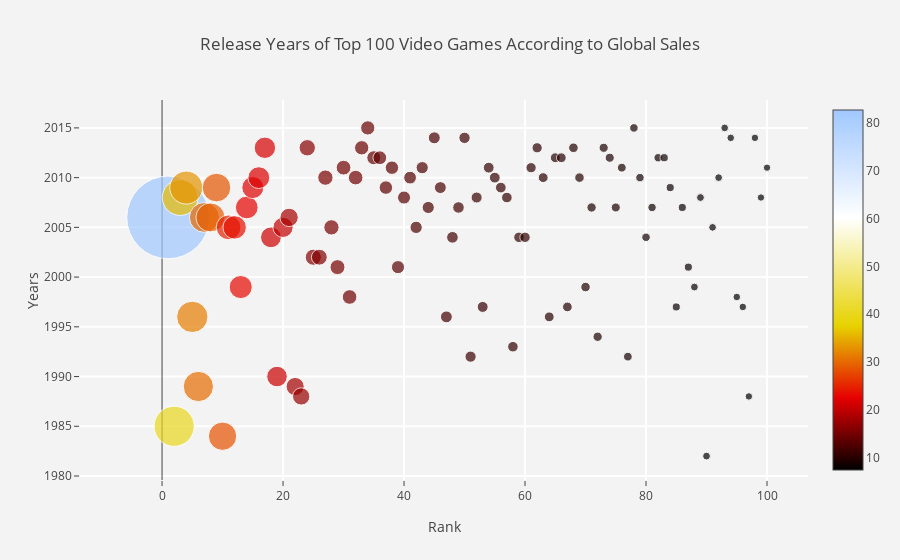

The cell this chart's notebook holds for it:
### Markdown cell above
Now lets check release years of Top 100 Video Games According to Global Sales and their Publishers.

### Code cell
fig={
    "data" : [
    {
        'x': df.Rank,
        'y': df.Year,
        'mode': 'markers',
        'marker': {
            "color":df.Global_Sales,
            'size': df.Global_Sales,
            'showscale': True,
            "colorscale":'Blackbody'
        },
        "text" :  "Name:"+ df.Name +","+" Publisher:" + df.Publisher
        
    },
],
"layout":
    {
    "title":"Release Years of Top 100 Video Games According to Global Sales",
    "xaxis":{
        "title":"Rank",
        "gridcolor":'rgb(255, 255, 255)',
        "zerolinewidth":1,
        "ticklen":5,
        "gridwidth":2,
    },
    "yaxis":{
        "title":'Years',
        "gridcolor":'rgb(255, 255, 255)',
        "zerolinewidth":1,
        "ticklen":5,
        "gridwidth":2,
    },
    
    "paper_bgcolor":'rgb(243, 243, 243)',
    "plot_bgcolor":'rgb(243, 243, 243)'
    }}

iplot(fig)

### Figure 1 — Plotly figure (JSON) as saved in the notebook; plotly's stock layout.template omitted (floating-point values rounded to 4 significant figures)
{"data": [{"marker": {"color": [82.74, 40.24, 35.82, 33, 31.37, 30.26, 30.01, 29.02, 28.62, 28.31, 24.76, 23.42, 23.1, 22.72, 22, 21.82, 21.4, 20.81, 20.61, 20.22, 18.36, 18.14, 17.28, 16.38, 16.15, 15.85, 15.32, 15.3, 14.98, 14.76, 14.64, 14.64, 14.35, 14.24, 14.03, 13.73, 13.51, 13.46, 13.1, 13.04, 12.73, 12.27, 12.21, 12.14, 11.98, 11.9, 11.89, 11.66, 11.52, 11.33, 11.18, 11.02, 10.95, 10.79, 10.77, 10.69, 10.57, 10.55, 10.49, 10.42, 10.26, 10.21, 9.88, 9.87, 9.82, 9.76, 9.72, 9.59, 9.52, 9.49, 9.32, 9.3, 9.2, 9.09, 9.02, 8.84, 8.76, 8.49, 8.49, 8.49, 8.42, 8.33, 8.24, 8.11, 8.09, 8.06, 8.05, 7.86, 7.84, 7.81, 7.72, 7.69, 7.67, 7.6, 7.6, 7.58, 7.46, 7.45, 7.37, 7.34], "colorscale": "Blackbody", "showscale": true, "size": [82.74, 40.24, 35.82, 33, 31.37, 30.26, 30.01, 29.02, 28.62, 28.31, 24.76, 23.42, 23.1, 22.72, 22, 21.82, 21.4, 20.81, 20.61, 20.22, 18.36, 18.14, 17.28, 16.38, 16.15, 15.85, 15.32, 15.3, 14.98, 14.76, 14.64, 14.64, 14.35, 14.24, 14.03, 13.73, 13.51, 13.46, 13.1, 13.04, 12.73, 12.27, 12.21, 12.14, 11.98, 11.9, 11.89, 11.66, 11.52, 11.33, 11.18, 11.02, 10.95, 10.79, 10.77, 10.69, 10.57, 10.55, 10.49, 10.42, 10.26, 10.21, 9.88, 9.87, 9.82, 9.76, 9.72, 9.59, 9.52, 9.49, 9.32, 9.3, 9.2, 9.09, 9.02, 8.84, 8.76, 8.49, 8.49, 8.49, 8.42, 8.33, 8.24, 8.11, 8.09, 8.06, 8.05, 7.86, 7.84, 7.81, 7.72, 7.69, 7.67, 7.6, 7.6, 7.58, 7.46, 7.45, 7.37, 7.34]}, "mode": "markers", "text": ["Name:Wii Sports, Publisher:Nintendo", "Name:Super Mario Bros., Publisher:Nintendo", "Name:Mario Kart Wii, Publisher:Nintendo", "Name:Wii Sports Resort, Publisher:Nintendo", "Name:Pokemon Red/Pokemon Blue, Publisher:Nintendo", "Name:Tetris, Publisher:Nintendo", "Name:New Super Mario Bros., Publisher:Nintendo", "Name:Wii Play, Publisher:Nintendo", "Name:New Super Mario Bros. Wii, Publisher:Nintendo", "Name:Duck Hunt, Publisher:Nintendo", "Name:Nintendogs, Publisher:Nintendo", "Name:Mario Kart DS, Publisher:Nintendo", "Name:Pokemon Gold/Pokemon Silver, Publisher:Nintendo", "Name:Wii Fit, Publisher:Nintendo", "Name:Wii Fit Plus, Publisher:Nintendo", "Name:Kinect Adventures!, Publisher:Microsoft Game Studios", "Name:Grand Theft Auto V, Publisher:Take-Two Interactive", "Name:Grand Theft Auto: San Andreas, Publisher:Take-Two Interactive", "Name:Super Mario World, Publisher:Nintendo", "Name:Brain Age: Train Your Brain in Minutes a Day, Publisher:Nintendo", "Name:Pokemon Diamond/Pokemon Pearl, Publisher:Nintendo", "Name:Super Mario Land, Publisher:Nintendo", "Name:Super Mario Bros. 3, Publisher:Nintendo", "Name:Grand Theft Auto V, Publisher:Take-Two Interactive", "Name:Grand Theft Auto: Vice City, Publisher:Take-Two Interactive", "Name:Pokemon Ruby/Pokemon Sapphire, Publisher:Nintendo", "Name:Pokemon Black/Pokemon White, Publisher:Nintendo", "Name:Brain Age 2: More Training in Minutes a Day, Publisher:Nintendo", "Name:Gran Turismo 3: A-Spec, Publisher:Sony Computer Entertainment", "Name:Call of Duty: Modern Warfare 3, Publisher:Activision", "Name:Pokémon Yellow: Special Pikachu Edition, Publisher:Nintendo", "Name:Call of Duty: Black Ops, Publisher:Activision", "Name:Pokemon X/Pokemon Y, Publisher:Nintendo", "Name:Call of Duty: Black Ops 3, Publisher:Activision", "Name:Call of Duty: Black Ops II, Publisher:Activision", "Name:Call of Duty: Black Ops II, Publisher:Activision", "Name:Call of Duty: Modern Warfare 2, Publisher:Activision", "Name:Call of Duty: Modern Warfare 3, Publisher:Activision", "Name:Grand Theft Auto III, Publisher:Take-Two Interactive", "Name:Super Smash Bros. Brawl, Publisher:Nintendo", "Name:Call of Duty: Black Ops, Publisher:Activision", "Name:Animal Crossing: Wild World, Publisher:Nintendo", "Name:Mario Kart 7, Publisher:Nintendo", "Name:Halo 3, Publisher:Microsoft Game Studios", "Name:Grand Theft Auto V, Publisher:Take-Two Interactive", "Name:Pokemon HeartGold/Pokemon SoulSilver, Publisher:Nintendo", "Name:Super Mario 64, Publisher:Nintendo", "Name:Gran Turismo 4, Publisher:Sony Computer Entertainment", "Name:Super Mario Galaxy, Publisher:Nintendo", "Name:Pokemon Omega Ruby/Pokemon Alpha Sapphire, Publisher:Nintendo", "Name:Super Mario Land 2: 6 Golden Coins, Publisher:Nintendo", "Name:Grand Theft Auto IV, Publisher:Take-Two Interactive", "Name:Gran Turismo, Publisher:Sony Computer Entertainment", "Name:Super Mario 3D Land, Publisher:Nintendo", "Name:Gran Turismo 5, Publisher:Sony Computer Entertainment", "Name:Call of Duty: Modern Warfare 2, Publisher:Activision", "Name:Grand Theft Auto IV, Publisher:Take-Two Interactive", "Name:Super Mario All-Stars, Publisher:Nintendo", "Name:Pokemon FireRed/Pokemon LeafGreen, Publisher:Nintendo", "Name:Super Mario 64, Publisher:Nintendo", "Name:Just Dance 3, Publisher:Ubisoft", "Name:Call of Duty: Ghosts, Publisher:Activision", "Name:Halo: Reach, Publisher:Microsoft Game Studios", "Name:Mario Kart 64, Publisher:Nintendo", "Name:New Super Mario Bros. 2, Publisher:Nintendo", "Name:Halo 4, Publisher:Microsoft Game Studios", "Name:Final Fantasy VII, Publisher:Sony Computer Entertainment", "Name:Call of Duty: Ghosts, Publisher:Activision", "Name:Just Dance 2, Publisher:Ubisoft", "Name:Gran Turismo 2, Publisher:Sony Computer Entertainment", "Name:Call of Duty 4: Modern Warfare, Publisher:Activision", "Name:Donkey Kong Country, Publisher:Nintendo", "Name:Minecraft, Publisher:Microsoft Game Studios", "Name:Animal Crossing: New Leaf, Publisher:Nintendo", "Name:Mario Party DS, Publisher:Nintendo", "Name:The Elder Scrolls V: Skyrim, Publisher:Bethesda Softworks", "Name:Super Mario Kart, Publisher:Nintendo", "Name:FIFA 16, Publisher:Electronic Arts", "Name:Wii Party, Publisher:Nintendo", "Name:Halo 2, Publisher:Microsoft Game Studios", "Name:Mario Party 8, Publisher:Nintendo", "Name:Pokemon Black 2/Pokemon White 2, Publisher:Nintendo", "Name:FIFA Soccer 13, Publisher:Electronic Arts", "Name:The Sims 3, Publisher:Electronic Arts", "Name:GoldenEye 007, Publisher:Nintendo", "Name:Mario & Sonic at the Olympic Games, Publisher:Sega", "Name:Final Fantasy X, Publisher:Sony Computer Entertainment", "Name:Final Fantasy VIII, Publisher:SquareSoft", "Name:Pokémon Platinum Version, Publisher:Nintendo", "Name:Pac-Man, Publisher:Atari", "Name:Grand Theft Auto: Liberty City Stories, Publisher:Take-Two Interactive", "Name:Super Mario Galaxy 2, Publisher:Nintendo", "Name:Star Wars Battlefront (2015), Publisher:Electronic Arts", "Name:Call of Duty: Advanced Warfare, Publisher:Activision", "Name:The Legend of Zelda: Ocarina of Time, Publisher:Nintendo", "Name:Crash Bandicoot 2: Cortex Strikes Back, Publisher:Sony Computer Entertainment", "Name:Super Mario Bros. 2, Publisher:Nintendo", "Name:Super Smash Bros. for Wii U and 3DS, Publisher:Nintendo", "Name:Call of Duty: World at War, Publisher:Activision", "Name:Battlefield 3, Publisher:Electronic Arts"], "type": "scatter", "uid": "d40d5d90-c86d-4eaa-a276-436584388177", "x": [1, 2, 3, 4, 5, 6, 7, 8, 9, 10, 11, 12, 13, 14, 15, 16, 17, 18, 19, 20, 21, 22, 23, 24, 25, 26, 27, 28, 29, 30, 31, 32, 33, 34, 35, 36, 37, 38, 39, 40, 41, 42, 43, 44, 45, 46, 47, 48, 49, 50, 51, 52, 53, 54, 55, 56, 57, 58, 59, 60, 61, 62, 63, 64, 65, 66, 67, 68, 69, 70, 71, 72, 73, 74, 75, 76, 77, 78, 79, 80, 81, 82, 83, 84, 85, 86, 87, 88, 89, 90, 91, 92, 93, 94, 95, 96, 97, 98, 99, 100], "y": [2006, 1985, 2008, 2009, 1996, 1989, 2006, 2006, 2009, 1984, 2005, 2005, 1999, 2007, 2009, 2010, 2013, 2004, 1990, 2005, 2006, 1989, 1988, 2013, 2002, 2002, 2010, 2005, 2001, 2011, 1998, 2010, 2013, 2015, 2012, 2012, 2009, 2011, 2001, 2008, 2010, 2005, 2011, 2007, 2014, 2009, 1996, 2004, 2007, 2014, 1992, 2008, 1997, 2011, 2010, 2009, 2008, 1993, 2004, 2004, 2011, 2013, 2010, 1996, 2012, 2012, 1997, 2013, 2010, 1999, 2007, 1994, 2013, 2012, 2007, 2011, 1992, 2015, 2010, 2004, 2007, 2012, 2012, 2009, 1997, 2007, 2001, 1999, 2008, 1982, 2005, 2010, 2015, 2014, 1998, 1997, 1988, 2014, 2008, 2011]}], "layout": {"paper_bgcolor": "rgb(243, 243, 243)", "plot_bgcolor": "rgb(243, 243, 243)", "title": {"text": "Release Years of Top 100 Video Games According to Global Sales"}, "xaxis": {"gridcolor": "rgb(255, 255, 255)", "gridwidth": 2, "ticklen": 5, "title": {"text": "Rank"}, "zerolinewidth": 1}, "yaxis": {"gridcolor": "rgb(255, 255, 255)", "gridwidth": 2, "ticklen": 5, "title": {"text": "Years"}, "zerolinewidth": 1}}}
